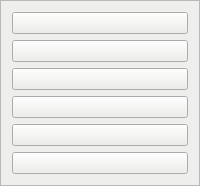
     <widget class="QFrame" name="frame">
      <property name="styleSheet">
       <string notr="true">background-color: rgb(211, 215, 207);
background-color: rgb(238, 238, 236);</string>
      </property>
      <property name="frameShape">
       <enum>QFrame::StyledPanel</enum>
      </property>
      <property name="frameShadow">
       <enum>QFrame::Raised</enum>
      </property>
      <layout class="QVBoxLayout" name="verticalLayout">
       <item>
        <widget class="QPushButton" name="pushButton_5">
         <property name="text">
          <string/>
         </property>
         <property name="icon">
          <iconset>
           <normaloff>../Documents/icons/home.png</normaloff>../Documents/icons/home.png</iconset>
         </property>
         <property name="iconSize">
          <size>
           <width>30</width>
           <height>30</height>
          </size>
         </property>
        </widget>
       </item>
       <item>
        <widget class="QPushButton" name="pushButton_2">
         <property name="styleSheet">
          <string notr="true"/>
         </property>
         <property name="text">
          <string/>
         </property>
         <property name="icon">
          <iconset>
           <normaloff>../Documents/icons/buy.png</normaloff>../Documents/icons/buy.png</iconset>
         </property>
         <property name="iconSize">
          <size>
           <width>30</width>
           <height>30</height>
          </size>
         </property>
        </widget>
       </item>
       <item>
        <widget class="QPushButton" name="pushButton_6">
         <property name="text">
          <string/>
         </property>
         <property name="icon">
          <iconset>
           <normaloff>../Documents/icons/today.png</normaloff>../Documents/icons/today.png</iconset>
         </property>
         <property name="iconSize">
          <size>
           <width>30</width>
           <height>30</height>
          </size>
         </property>
        </widget>
       </item>
       <item>
        <widget class="QPushButton" name="pushButton">
         <property name="text">
          <string/>
         </property>
         <property name="icon">
          <iconset>
           <normaloff>../Documents/icons/additems.png</normaloff>../Documents/icons/additems.png</iconset>
         </property>
         <property name="iconSize">
          <size>
           <width>30</width>
           <height>30</height>
          </size>
         </property>
        </widget>
       </item>
       <item>
        <widget class="QPushButton" name="pushButton_3">
         <property name="text">
          <string/>
         </property>
         <property name="icon">
          <iconset>
           <normaloff>../Documents/icons/reports.png</normaloff>../Documents/icons/reports.png</iconset>
         </property>
         <property name="iconSize">
          <size>
           <width>30</width>
           <height>30</height>
          </size>
         </property>
        </widget>
       </item>
       <item>
        <widget class="QPushButton" name="pushButton_4">
         <property name="text">
          <string/>
         </property>
         <property name="icon">
          <iconset>
           <normaloff>../Documents/icons/settings.png</normaloff>../Documents/icons/settings.png</iconset>
         </property>
         <property name="iconSize">
          <size>
           <width>30</width>
           <height>30</height>
          </size>
         </property>
        </widget>
       </item>
      </layout>
     </widget>
